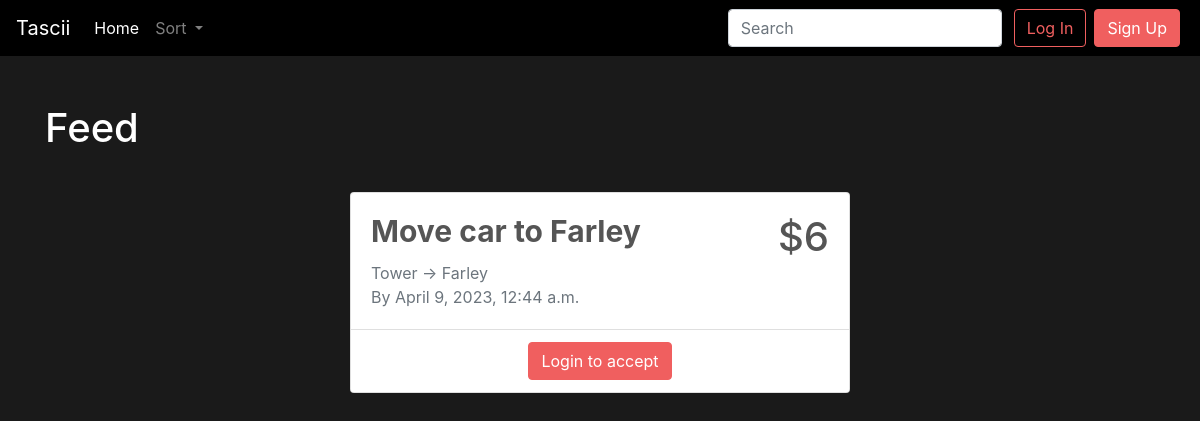
The app's page /, older data.
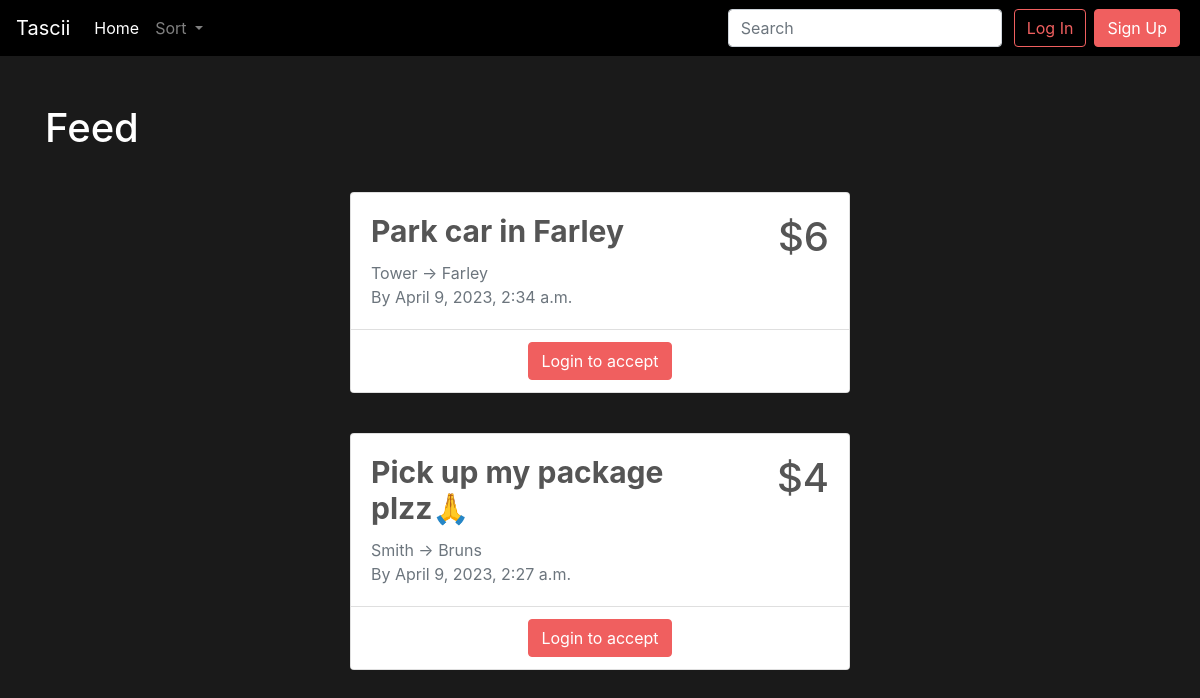
The same page, newer data.
### feed/models.py (models this page shows)
class Post(models.Model):
    title = models.CharField(max_length=100)
    price = models.IntegerField()
    start_loc = models.CharField(max_length=100) # Could create custom location field to get long and lat too
    end_loc = models.CharField(max_length=100)
    expiration_date = models.DateTimeField()
    time_estimate = models.DurationField()
    user = models.ForeignKey(User, on_delete=models.CASCADE, related_name='%(class)s_post_created')
    created_at = models.DateTimeField(auto_now_add=True)
    status = models.CharField(max_length=20, default='open') # open, accepted, completed, cancelled
    filled_by = models.ForeignKey(User, on_delete=models.CASCADE, related_name='%(class)s_post_filled', null=True, blank=True)

### feed/views.py (the view)
# urls.py: path('', views.feed, name='feed'),
def feed(request, sort="created_at"):
    query = request.GET.get('query')
    sort = sort if sort == 'expiration_date' else '-' + sort
    if query:
        posts = Post.objects.filter(
            Q(title__icontains=query) | Q(start_loc__icontains=query) | Q(end_loc__icontains=query)
        ).order_by(sort)
    else:
        posts = Post.objects.filter(Q(status='open')).order_by(sort)
    context = {
        'query': query,
        'posts': posts
    }
    return render(request, 'feed.html', context)

### feed/templates/feed.html (shortened to what this page needs)
{% extends "base.html" %}
{% block page_content %}
<h1>Feed</h1>
<div class="col">
{% for post in posts %}
    <div class="post md-4 mx-auto">
    <div class="card rounded-3">
        <div class="card-body row">
            <div class="col-9">
                <h5 class="card-title">{{ post.title }}</h5>
                <p class="card-text text-muted">{{ post.start_loc }} &rarr; {{ post.end_loc }}</p>
                <p class="card-text text-muted">By {{ post.expiration_date }}</p>
            </div>
            <div class="col">
                <h4 class="card-price">${{ post.price }}</h4>
            </div>
        </div>
        <div class="card-footer bg-white text-center">
            {% if request.user.is_authenticated %}
                {% if post.user == request.user %}
                    <a href="{% url 'edit_post' post.pk %}" class="btn btn-primary">Edit</a>
                {% else %}
                    <a href="{% url 'post_details' post.pk %}" class="btn btn-primary">Accept?</a>
                {% endif %}
            {% else %}
                <a href="{% url 'login' %}" class="btn btn-primary">Login to accept</a>
            {% endif %}
        </div>
    </div>
    </div>
{% endfor %}
</div>
{% endblock %}

Row changes from the older to the newer data that the page shows:
changed Post "Tower": title "Move car to Farley" → "Park car in Farley"; expiration_date "April 9, 2023, 12:44 a.m." → "April 9, 2023, 2:34 a.m."
now on this page (row edited): Post: title "Pick up my package plzz🙏", start_loc "Smith", end_loc "Bruns", expiration_date "April 9, 2023, 2:27 a.m.", price "4"
